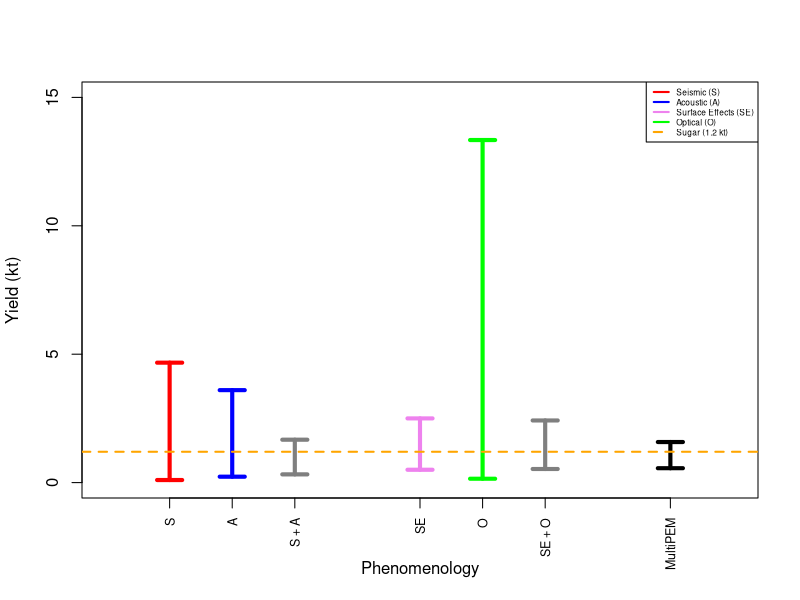
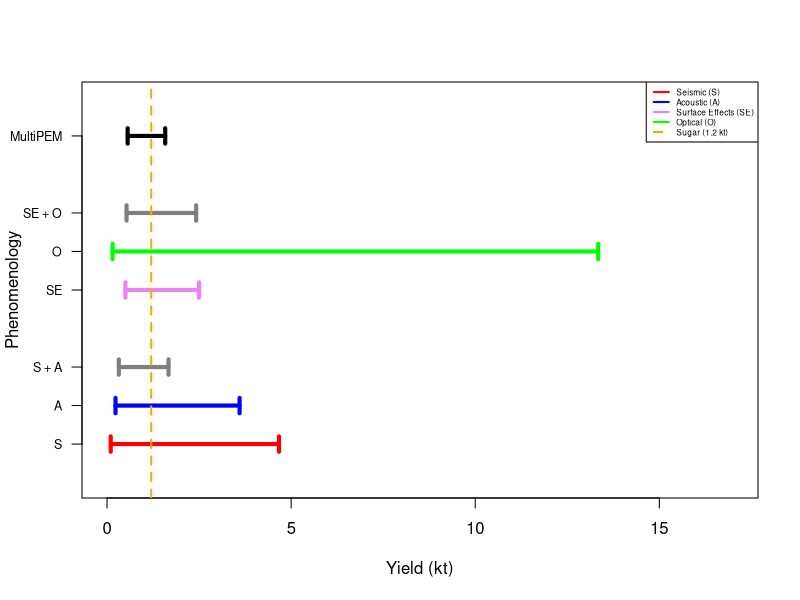
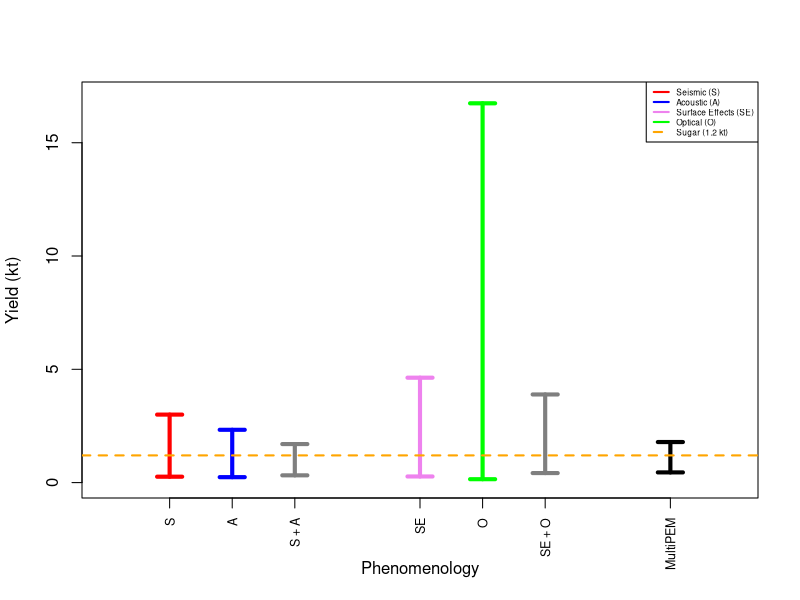

Write the R code that produced these figures, in order.
########################################################################
#                                                                      #
# This file plots 95% confidence intervals for yield based on its      #
# MLE for various analyses, as well as 95% credible intervals for      #
# yield based on posterior samples from various analyses.              #
#                                                                      #
# © 2023. Triad National Security, LLC. All rights reserved.           #
# This program was produced under U.S. Government contract             #
# 89233218CNA000001 for Los Alamos National Laboratory (LANL), which   #
# is operated by Triad National Security, LLC for the U.S. Department  #
# of Energy/National Nuclear Security Administration. All rights in    #
# the program are reserved by Triad National Security, LLC, and the    #
# U.S. Department of Energy/National Nuclear Security Administration.  #
# The Government is granted for itself and others acting on its behalf #
# a nonexclusive, paid-up, irrevocable worldwide license in this       #
# material to reproduce, prepare derivative works, distribute copies   #
# to the public, perform publicly and display publicly, and to permit  #
# others to do so.                                                     #
#                                                                      #
########################################################################

# Plot of CIs based on MLE
pdf("ci_plot_mle.pdf",height=4,width=8)
plot(0,0,xlim=c(0.5,5.5),ylim=c(0,15),
     xlab="Phenomenology",ylab="Yield (kt)",
     type="n",axes=F,frame.plot=TRUE)
axis(1,at=c(1,1.5,2,3,3.5,4,5),
     labels=c("S","A","S + A","SE","O","SE + O","MultiPEM"),
     las=2,cex.axis=0.75)
axis(2)
segments(1,0.1,1,4.67,lwd=4,col="red")
segments(0.9,0.1,1.1,0.1,lwd=4,col="red")
segments(0.9,4.67,1.1,4.67,lwd=4,col="red")
segments(1.5,0.23,1.5,3.60,lwd=4,col="blue")
segments(1.4,0.23,1.6,0.23,lwd=4,col="blue")
segments(1.4,3.60,1.6,3.60,lwd=4,col="blue")
segments(2,0.32,2,1.67,lwd=4,col="gray50")
segments(1.9,0.32,2.1,0.32,lwd=4,col="gray50")
segments(1.9,1.67,2.1,1.67,lwd=4,col="gray50")
segments(3,0.5,3,2.5,lwd=4,col="violet")
segments(2.9,0.5,3.1,0.5,lwd=4,col="violet")
segments(2.9,2.5,3.1,2.5,lwd=4,col="violet")
segments(3.5,0.15,3.5,13.34,lwd=4,col="green")
segments(3.4,0.15,3.6,0.15,lwd=4,col="green")
segments(3.4,13.34,3.6,13.34,lwd=4,col="green")
segments(4,0.53,4,2.42,lwd=4,col="gray50")
segments(3.9,0.53,4.1,0.53,lwd=4,col="gray50")
segments(3.9,2.42,4.1,2.42,lwd=4,col="gray50")
segments(5,0.56,5,1.58,lwd=4,col="black")
segments(4.9,0.56,5.1,0.56,lwd=4,col="black")
segments(4.9,1.58,5.1,1.58,lwd=4,col="black")
abline(h = 1.2,lty=2,lwd=2,col="orange")
legend("topright",c("Seismic (S)","Acoustic (A)",
                    "Surface Effects (SE)","Optical (O)",
                    "Sugar (1.2 kt)"),
       col=c("red","blue","violet","green","orange"),
       lwd=2,lty=c(1,1,1,1,2),cex=0.5)
graphics.off()

# Plot of CIs based on MLE
pdf("ci_plot_mle_v.pdf",height=8,width=4)
plot(0,0,xlim=c(0,17),ylim=c(0.5,5.5),
     xlab="Yield (kt)",ylab="Phenomenology",
     type="n",axes=F,frame.plot=TRUE)
axis(1)
axis(2,at=c(1,1.5,2,3,3.5,4,5),
     labels=c("S","A","S + A","SE","O","SE + O","MultiPEM"),
     las=2,cex.axis=0.75)
segments(0.1,1,4.67,1,lwd=4,col="red")
segments(0.1,0.9,0.1,1.1,lwd=4,col="red")
segments(4.67,0.9,4.67,1.1,lwd=4,col="red")
segments(0.23,1.5,3.60,1.5,lwd=4,col="blue")
segments(0.23,1.4,0.23,1.6,lwd=4,col="blue")
segments(3.60,1.4,3.60,1.6,lwd=4,col="blue")
segments(0.32,2,1.67,2,lwd=4,col="gray50")
segments(0.32,1.9,0.32,2.1,lwd=4,col="gray50")
segments(1.67,1.9,1.67,2.1,lwd=4,col="gray50")
segments(0.5,3,2.5,3,lwd=4,col="violet")
segments(0.5,2.9,0.5,3.1,lwd=4,col="violet")
segments(2.5,2.9,2.5,3.1,lwd=4,col="violet")
segments(0.15,3.5,13.34,3.5,lwd=4,col="green")
segments(0.15,3.4,0.15,3.6,lwd=4,col="green")
segments(13.34,3.4,13.34,3.6,lwd=4,col="green")
segments(0.53,4,2.42,4,lwd=4,col="gray50")
segments(0.53,3.9,0.53,4.1,lwd=4,col="gray50")
segments(2.42,3.9,2.42,4.1,lwd=4,col="gray50")
segments(0.56,5,1.58,5,lwd=4,col="black")
segments(0.56,4.9,0.56,5.1,lwd=4,col="black")
segments(1.58,4.9,1.58,5.1,lwd=4,col="black")
abline(v = 1.2,lty=2,lwd=2,col="orange")
legend("topright",c("Seismic (S)","Acoustic (A)",
                    "Surface Effects (SE)","Optical (O)",
                    "Sugar (1.2 kt)"),
       col=c("red","blue","violet","green","orange"),
       lwd=2,lty=c(1,1,1,1,2),cex=0.5)
graphics.off()

# Plot of CIs based on posterior samples
pdf("ci_plot_bayes.pdf",height=4,width=8)
plot(0,0,xlim=c(0.5,5.5),ylim=c(0,17),
     xlab="Phenomenology",ylab="Yield (kt)",
     type="n",axes=F,frame.plot=TRUE)
axis(1,at=c(1,1.5,2,3,3.5,4,5),
     labels=c("S","A","S + A","SE","O","SE + O","MultiPEM"),
     las=2,cex.axis=0.75)
axis(2)
segments(1,0.26,1,3.00,lwd=4,col="red")
segments(0.9,0.26,1.1,0.26,lwd=4,col="red")
segments(0.9,3.00,1.1,3.00,lwd=4,col="red")
segments(1.5,0.24,1.5,2.33,lwd=4,col="blue")
segments(1.4,0.24,1.6,0.24,lwd=4,col="blue")
segments(1.4,2.33,1.6,2.33,lwd=4,col="blue")
segments(2,0.32,2,1.70,lwd=4,col="gray50")
segments(1.9,0.32,2.1,0.32,lwd=4,col="gray50")
segments(1.9,1.70,2.1,1.70,lwd=4,col="gray50")
segments(3,0.27,3,4.63,lwd=4,col="violet")
segments(2.9,0.27,3.1,0.27,lwd=4,col="violet")
segments(2.9,4.63,3.1,4.63,lwd=4,col="violet")
segments(3.5,0.15,3.5,16.74,lwd=4,col="green")
segments(3.4,0.15,3.6,0.15,lwd=4,col="green")
segments(3.4,16.74,3.6,16.74,lwd=4,col="green")
segments(4,0.42,4,3.89,lwd=4,col="gray50")
segments(3.9,0.42,4.1,0.42,lwd=4,col="gray50")
segments(3.9,3.89,4.1,3.89,lwd=4,col="gray50")
segments(5,0.45,5,1.79,lwd=4,col="black")
segments(4.9,0.45,5.1,0.45,lwd=4,col="black")
segments(4.9,1.79,5.1,1.79,lwd=4,col="black")
abline(h = 1.2,lty=2,lwd=2,col="orange")
legend("topright",c("Seismic (S)","Acoustic (A)",
                    "Surface Effects (SE)","Optical (O)",
                    "Sugar (1.2 kt)"),
       col=c("red","blue","violet","green","orange"),
       lwd=2,lty=c(1,1,1,1,2),cex=0.5)
graphics.off()
